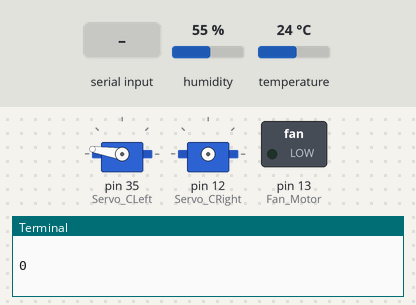
A program run on a simulated Raspberry Pi (header pin numbers). On the bench: 2 × servo, switched loads named in the program (green lamp = pin HIGH), the last lines printed to the terminal. The test bench sets the inputs (shaded band); at power-on: humidity 55 %, temperature 24 °C. Servo angles are drawn from the pulse width (0.5 ms = 0°, 2.5 ms = 180°).

Above: at 1.2 s.
1.3 s: "90\n" received over the second serial link
At 2.8 s:
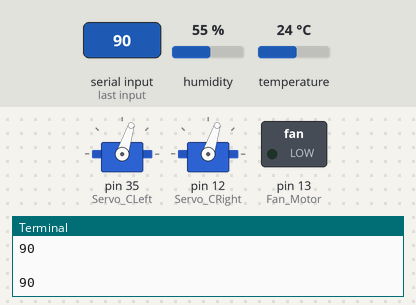
3.1 s: "4\n" received over the second serial link
At 3.9 s:
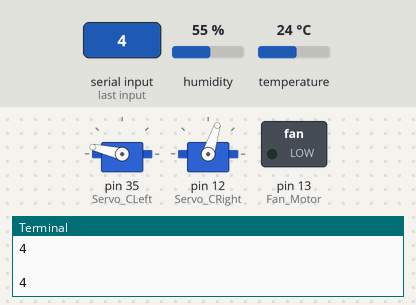
5.1 s: "200\n" received over the second serial link
At 6.1 s:
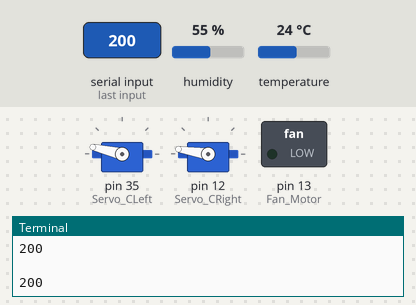
Timing chart, 0 to 8.1 s (numbered marks = the images above; inputs shaded):
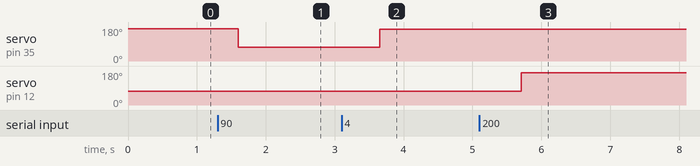

The program:

Stroller.py
```python
import RPi.GPIO as GPIO
from Sunroof_Servo import *
from Chair_Servo import *
from Signal import *
from Temp_Sensor import *
from Light_Sensor import *
from Fan_Motor import *
Angle = 0
Choice = 0
Data = 0
Duty = 0
Temperature = 0
Humidity = 0
def Receive_Data():
    global Data
    Value = ser.readline()
    Data = Value.decode('utf-8')
    print(Data)
def Send_Data():
    ser.write(str(Temperature).encode('utf-8'))
    ser.write(str(Humidity).encode('utf-8'))
def Data_Split():
    global Angle, Choice
    length = len(Data)
    if length >= 2:
       Choice = Data[length - 1]
       Angle = Data[0:length - 1]
def Servo_Angle(Angle):
    global Duty
    S_SLeft.start(0)
    S_SRight.start(0)
    if Angle > 180:
        Angle = 180
    if Angle <= 0:
        Angle = 0
    Duty = SERVO_MIN_DUTY+(Angle*(SERVO_MAX_DUTY-SERVO_MIN_DUTY)/180.0)
def Sunroof_Ctl():
    if Choice == '4':
       Servo_Angle(0)
       S_SRight.ChangeDutyCycle(Duty)
       S_SLeft.ChangeDutyCycle(13-Duty)
       time.sleep(0.3)
    if Choice == '5':
       Servo_Angle(90)
       S_SRight.ChangeDutyCycle(Duty)
       S_SLeft.ChangeDutyCycle(13-Duty)
       time.sleep(0.3)
def Chair_Ctl():
    S_CLeft.start(0)
    S_CRight.start(0)
    Servo_Angle(int(Angle))
    S_CRight.ChangeDutyCycle(Duty)
    S_CLeft.ChangeDutyCycle(13-Duty)
    time.sleep(0.3)
def Fan_Motor_Ctl():
    if Choice == '1':
       if Temperature >= 25 and Humidity >= 50:
               GPIO.output(Fan_Motor, GPIO.HIGH)
       else:
               GPIO.output(Fan_Motor, GPIO.LOW)
    else:
       if Choice == '6':
                GPIO.output(Fan_Motor, GPIO.LOW)
       if Choice == '7':
                GPIO.output(Fan_Motor, GPIO.HIGH)
    time.sleep(0.3)
def Temp_Data():
    global Temperature, Humidity
    T_Data = sensor.read()
    Temperature = T_Data['temp_c']
    Humidity = T_Data['humidity']
try:
   while True:
         Receive_Data()
         Data_Split()
         Temp_Data()
         Send_Data()
         Sunroof_Ctl()
         print(Angle)
         Chair_Ctl()
         Fan_Motor_Ctl()
except ValueError:
       pass
except KeyboardInterrupt:
       GPIO.cleanup()
```

Sunroof_Servo.py
```python
import RPi.GPIO as GPIO
import time
Servo_SLeft = 32
Servo_SRight = 33
SERVO_MAX_DUTY = 12
SERVO_MIN_DUTY = 2
GPIO.setmode(GPIO.BOARD)
GPIO.setup(Servo_SLeft, GPIO.OUT)
GPIO.setup(Servo_SRight, GPIO.OUT)
S_SLeft = GPIO.PWM(Servo_SLeft, 50)
S_SRight = GPIO.PWM(Servo_SRight, 50)
```

Chair_Servo.py
```python
import RPi.GPIO as GPIO
import time
Servo_CLeft = 35
Servo_CRight = 12
SERVO_MAX_DUTY = 12
SERVO_MIN_DUTY = 1
GPIO.setmode(GPIO.BOARD)
GPIO.setup(Servo_CLeft, GPIO.OUT)
GPIO.setup(Servo_CRight, GPIO.OUT)
S_CLeft = GPIO.PWM(Servo_CLeft, 50)
S_CRight = GPIO.PWM(Servo_CRight, 50)
```

Signal.py
```python
import serial

ser = serial.Serial(
        port='/dev/ttyS0', #Replace ttyS0 with ttyAM0 for Pi1,Pi2,Pi0
        baudrate = 115200,
        parity=serial.PARITY_NONE,
        stopbits=serial.STOPBITS_ONE,
        bytesize=serial.EIGHTBITS,
        timeout = 0.25)
```

Temp_Sensor.py
```python
from pigpio_dht import DHT11, DHT22
gpio = 4 #핀으로는 7번
sensor = DHT11(gpio)
```

Light_Sensor.py
```python
import RPi.GPIO as GPIO
import time
Light_Sensor = 11
GPIO.setmode(GPIO.BOARD)
GPIO.setup(Light_Sensor, GPIO.IN)
```

Fan_Motor.py
```python
import RPi.GPIO as GPIO
import time
Fan_Motor = 13
GPIO.setmode(GPIO.BOARD)
GPIO.setup(Fan_Motor, GPIO.OUT)
```

Measured:
- after the input at 1.3 s, servo on pin 35 (Servo_CLeft): 171° → 72° after 0.30 s
- after the input at 3.1 s, servo on pin 35 (Servo_CLeft): 72° → 167° after 0.55 s
- after the input at 5.1 s, servo on pin 12 (Servo_CRight): 72° → 171° after 0.61 s
